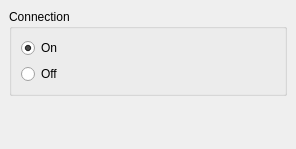
<ui version="4.0" >
 <class>ArgSwitchINDI</class>
 <widget class="QWidget" name="ArgSwitchINDI" >
  <property name="geometry" >
   <rect>
    <x>0</x>
    <y>0</y>
    <width>296</width>
    <height>149</height>
   </rect>
  </property>
  <layout class="QVBoxLayout" >
   <property name="margin" >
    <number>9</number>
   </property>
   <property name="spacing" >
    <number>6</number>
   </property>
   <item>
    <widget class="QGroupBox" name="INDIConnection" >
     <property name="title" >
      <string>Connection</string>
     </property>
     <layout class="QVBoxLayout" >
      <property name="margin" >
       <number>9</number>
      </property>
      <property name="spacing" >
       <number>6</number>
      </property>
      <item>
       <widget class="QRadioButton" name="OnButton" >
        <property name="text" >
         <string>On</string>
        </property>
        <property name="checked" >
         <bool>true</bool>
        </property>
       </widget>
      </item>
      <item>
       <widget class="QRadioButton" name="OffButton" >
        <property name="text" >
         <string>Off</string>
        </property>
       </widget>
      </item>
     </layout>
    </widget>
   </item>
   <item>
    <spacer>
     <property name="orientation" >
      <enum>Qt::Vertical</enum>
     </property>
     <property name="sizeHint" >
      <size>
       <width>20</width>
       <height>40</height>
      </size>
     </property>
    </spacer>
   </item>
  </layout>
 </widget>
 <resources/>
 <connections/>
</ui>
